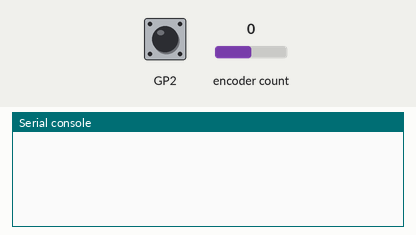
Recording of a program running on a simulated Raspberry Pi Pico running MicroPython. Parts: the last lines printed to the serial console. The inputs (shaded band) are chosen by the test bench; at power-on: encoder count 0, GP2 HIGH.

Above: at 1.2 s.
1.3 s: encoder count set to 1
At 1.9 s:
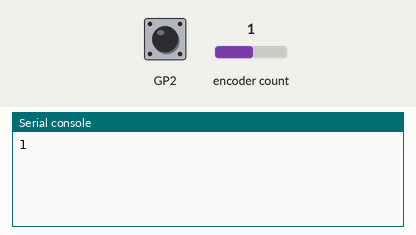
34.0 s: GP2 pulled LOW for 3 s
At 35.2 s:
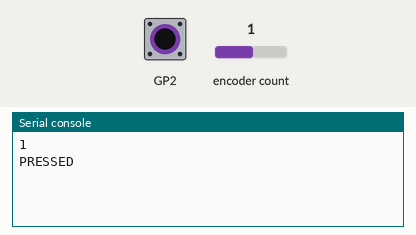
66.7 s: encoder count set to 2
At 67.3 s:
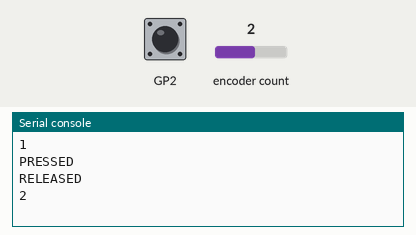

The program:

Project_23_Rotary_encoder.py
```python
from rotary import Rotary
import utime as time

rotary = Rotary(0, 1, 2)

val = 0

def rotary_changed(change):
    global val
    if change == Rotary.ROT_CW:
        val += 1
        print(val)
    elif change == Rotary.ROT_CCW:
        val -= 1
        print(val)
    elif change == Rotary.SW_PRESS:
        print('PRESSED')
    elif change == Rotary.SW_RELEASE:
        print('RELEASED')

rotary.add_handler(rotary_changed)


while True:
    time.sleep(0.1)
```

Measured:
- after the input at 1.3 s, the serial console: prints a new line at once (image 1)
- after the input at 34.0 s, the serial console: prints a new line at once (image 2)
- after the input at 66.7 s, the serial console: prints a new line at once (image 3)
